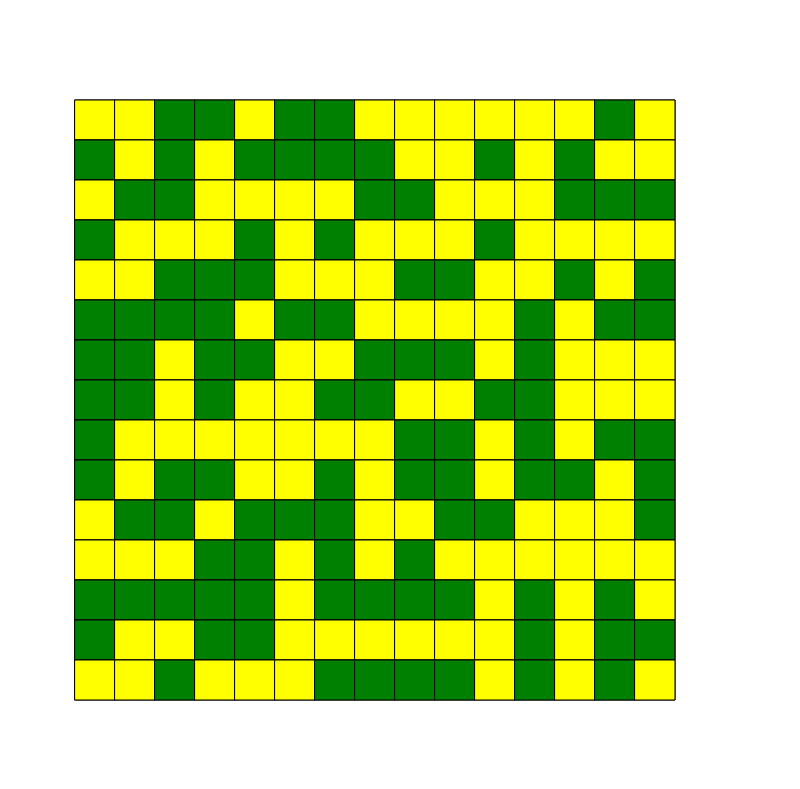
Frame 1 (no input)
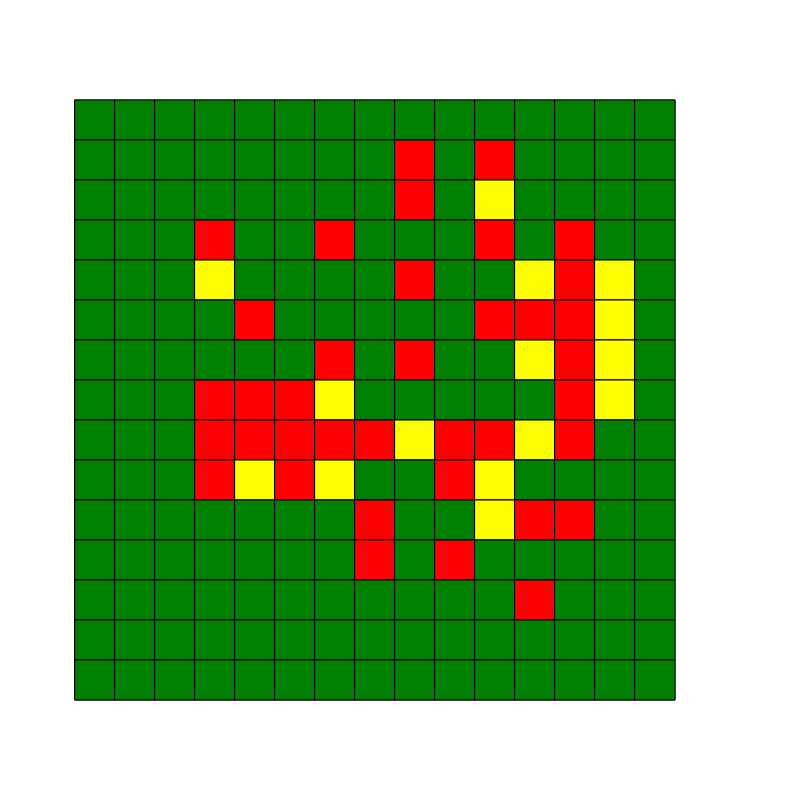
Frame 60 (no input)
Frame 120 (the mouse pressed at the canvas centre since frame 60): identical to frame 60, image omitted

The p5.js sketch that drew these frames (run headless with seeded random() and noise() and a simulated clock; from frame 60 on, the mouse is pressed at the canvas centre):

// p5.js sketch
// ── sketch.js
var grid = createGrid();
var w = 40;
var neighbourCount = make2DArray();

function setup() {
  frameRate(500);
  createCanvas(800,789);
  background(51);
  grid = makeCells(grid, 75,100);
}

function draw() {
  background(255, 255, 255);
  Count();
  for (var i = 0; i < 15; i ++){
    for (var j = 0; j < 15; j ++){
      grid[i][j].show();
      if (grid[i][j].deadness != -1){
        if (neighbourCount[i][j] >= 0 && neighbourCount[i][j] <=3){
          grid[i][j].deadness = 0;
        }
        if (neighbourCount[i][j] >= 4 && neighbourCount[i][j] <=6){
          grid[i][j].deadness = 1;
        }
        if (neighbourCount[i][j] >=7){
          grid[i][j].deadness = -1;
        }
      }
      
    } 
  }
  
  
  
}

function Count(){
  for (var i = 1; i < 14; i ++){
    for (var j = 1; j < 14; j ++){
      neighbourCount[i][j] = grid[i-1][j-1].deadness + grid[i][j-1].deadness + grid[i+1][j-1].deadness + grid[i-1][j].deadness + grid[i+1][j].deadness + grid[i-1][j+1].deadness + grid[i][j+1].deadness + grid[i+1][j+1].deadness;
      
    }
  }
  
   neighbourCount[0][0] = grid[0][1].deadness + grid[1][0].deadness + grid[1][1].deadness;
   neighbourCount[14][14] = grid[13][14].deadness + grid[14][13].deadness + grid[13][13].deadness;
   neighbourCount[14][0] = grid[14][1].deadness + grid[13][0].deadness + grid[13][1].deadness;
   neighbourCount[0][14] = grid[1][14].deadness + grid[0][13].deadness + grid[1][13].deadness;
   
   for (var i = 1; i < 14; i ++){
     neighbourCount[i][0] = grid[i-1][0].deadness + grid[i+1][0].deadness + grid[i-1][1].deadness + grid[i][1].deadness + grid[i+1][1].deadness;
   }
   for (var i = 1; i < 14; i ++){
     neighbourCount[0][i] = grid[0][i-1].deadness + grid[0][i+1].deadness + grid[1][i-1].deadness + grid[1][i].deadness + grid[1][i+1].deadness;
   }
   for (var i = 1; i < 14; i ++){
     neighbourCount[i][14] = grid[i-1][14].deadness + grid[i+1][14].deadness + grid[i-1][13].deadness + grid[i][13].deadness + grid[i+1][13].deadness;
   }
   for (var i = 1; i < 14; i ++){
     neighbourCount[14][i] = grid[14][i-1].deadness + grid[14][i+1].deadness + grid[13][i-1].deadness + grid[13][i].deadness + grid[13][i+1].deadness;
   }
  console.log(neighbourCount);
  
}

function createGrid(){
  grid = make2DArray();
  return grid;
}

function make2DArray(){
  var array = new Array(15);
  for (var i = 0; i < 15; i++){
    array[i] = new Array(15);
  }
  return array;
}

function makeCells(grid, offx, offy){
  
  for (var i = 0; i < 15; i ++){
    for (var j = 0; j < 15; j ++){
      grid[i][j] = new Cell(w * i + offx, w * j + offy, w, int(random(2)));
    } 
  }
  
  return grid;
}


function Cell(x, y, w, deadness){
  this.x = x;
  this.y = y;
  this.w = w;
  this.deadness = deadness;
}

Cell.prototype.show = function(){
    //noFill();
    stroke('black');
    rect(this.x, this.y, this.w, this.w);
    textSize(15);

    if (this.deadness == 0){
      fill('green');
    }
    if (this.deadness == 1){
      fill('yellow');
    }
    if (this.deadness == -1){
      fill('red');
    }
    rect(this.x,this.y,this.w,this.w);
}


// ── Cell.js

function Cell(x, y, w){
  this.x = x;
  this.y = y;
  this.w = w;
}

Cell.prototype.show = function(){
    //noFill();
    stroke('black');
    rect(this.x, this.y, this.w, this.w);
    textSize(15);
    stroke('red');
    text("Camel", this.x + this.w/2, this.y + this.w/2);

}
  
